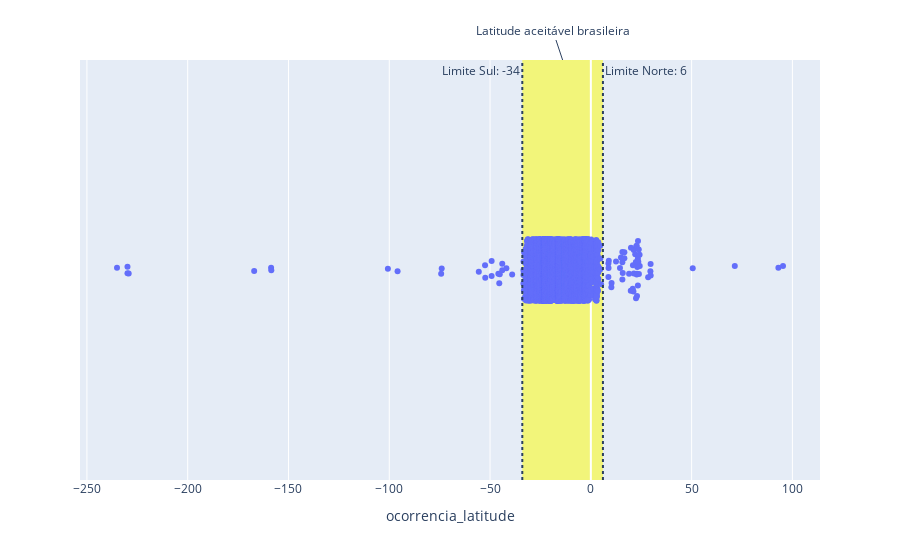

Notebook source saved alongside this figure:
### Code cell
fig = px.strip(
    df,
    x="ocorrencia_latitude",
    hover_data=["ocorrencia_cidade", "ocorrencia_uf", "codigo_ocorrencia"]
)

fig.add_shape(
    type="rect",
    xref="x", x0=lat_lim[0], x1=lat_lim[1],
    yref="paper", y0=0, y1=1,
    fillcolor="yellow",
    opacity=0.5,
    line_width=0,
    layer="below"
)

fig.add_vline(
    x=lat_lim[0],
    line_dash="dot",
    annotation_text=f"Limite Sul: {lat_lim[0]}",
    annotation_position="top left"
)

fig.add_vline(
    x=lat_lim[1],
    line_dash="dot",
    annotation_text=f"Limite Norte: {lat_lim[1]}",
    annotation_position="top right"
)

fig.add_annotation(
    xref="x",
    x=(lat_lim[0] + lat_lim[1]) / 2,
    yref="paper",
    y=1,
    text="Latitude aceitável brasileira"
)

fig.show()

### Figure 1 — Plotly figure (JSON) as saved in the notebook; plotly's stock layout.template omitted (floating-point values rounded to 4 significant figures; data arrays with more than 128 entries replaced by an {"elided": "..."} marker saying what was removed)
{"data": [{"alignmentgroup": "True", "boxpoints": "all", "customdata": {"elided": "13185x3 mixed values"}, "fillcolor": "rgba(255,255,255,0)", "hoveron": "points", "hovertemplate": "ocorrencia_latitude=%{x}<br>ocorrencia_cidade=%{customdata[0]}<br>ocorrencia_uf=%{customdata[1]}<br>codigo_ocorrencia=%{customdata[2]}<extra></extra>", "legendgroup": "", "line": {"color": "rgba(255,255,255,0)"}, "marker": {"color": "#636efa"}, "name": "", "offsetgroup": "", "orientation": "h", "pointpos": 0, "showlegend": false, "type": "box", "x": {"elided": "13185 float values"}, "x0": " ", "xaxis": "x", "y0": " ", "yaxis": "y"}], "layout": {"annotations": [{"showarrow": false, "text": "Limite Sul: -34", "x": -34, "xanchor": "right", "xref": "x", "y": 1, "yanchor": "top", "yref": "y domain"}, {"showarrow": false, "text": "Limite Norte: 6", "x": 6, "xanchor": "left", "xref": "x", "y": 1, "yanchor": "top", "yref": "y domain"}, {"text": "Latitude aceitável brasileira", "x": -14, "xref": "x", "y": 1, "yref": "paper"}], "boxmode": "group", "legend": {"tracegroupgap": 0}, "margin": {"t": 60}, "shapes": [{"fillcolor": "yellow", "layer": "below", "line": {"width": 0}, "opacity": 0.5, "type": "rect", "x0": -34, "x1": 6, "xref": "x", "y0": 0, "y1": 1, "yref": "paper"}, {"line": {"dash": "dot"}, "type": "line", "x0": -34, "x1": -34, "xref": "x", "y0": 0, "y1": 1, "yref": "y domain"}, {"line": {"dash": "dot"}, "type": "line", "x0": 6, "x1": 6, "xref": "x", "y0": 0, "y1": 1, "yref": "y domain"}], "xaxis": {"anchor": "y", "domain": [0, 1], "title": {"text": "ocorrencia_latitude"}}, "yaxis": {"anchor": "x", "domain": [0, 1]}}}
